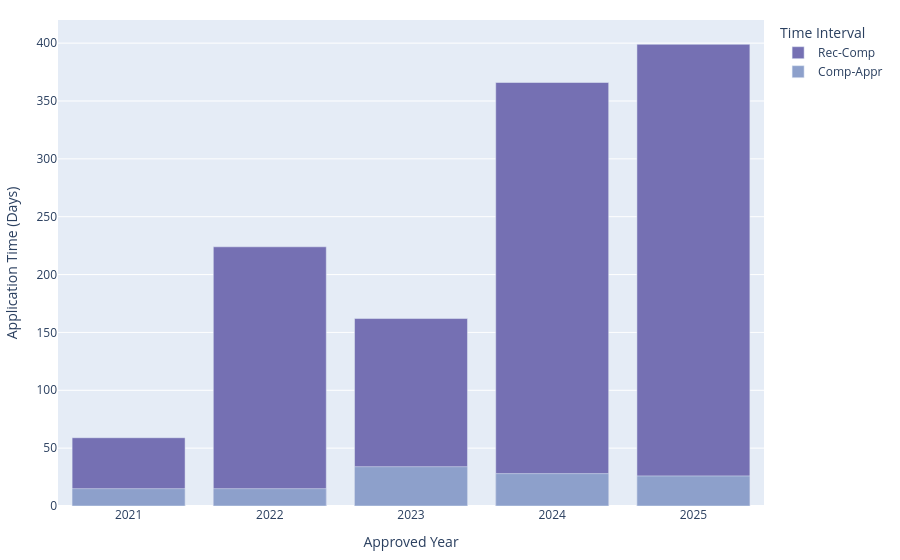

The notebook cell saved with this chart:
### Markdown cell above
## Solar Application Processing Times

Below is a graph showing median commercial and industrial solar application times in Santa Cruz County, divided by color into time from
application received until deemed complete by the utility (Rec-Comp) and from time application is complete until
permission to operate is issued (Comp-Appr).

### Code cell
fig = data_vis.application_time_bargraph(df_scci)
fig.show()

# Write figure
fig.write_image(os.path.join(data_dir, "SC_application_time.png"), scale=5)
fig.write_html(os.path.join(data_dir, "SC_application_time.html"),
               include_plotlyjs='cdn',
               full_html=False,
               config={"responsive": True}
)

### Figure 1 — Plotly figure (JSON) as saved in the notebook; plotly's stock layout.template omitted (floating-point values rounded to 4 significant figures)
{"data": [{"hovertext": ["Year: 2021<br> Received-Complete days: 59.0", "Year: 2022<br> Received-Complete days: 224.0", "Year: 2023<br> Received-Complete days: 162.0", "Year: 2024<br> Received-Complete days: 366.0", "Year: 2025<br> Received-Complete days: 399.0"], "marker": {"color": "rgb(117,112,179)"}, "name": "Rec-Comp", "offsetgroup": "0", "type": "bar", "x": [2021, 2022, 2023, 2024, 2025], "y": [59.0, 224.0, 162.0, 366.0, 399.0]}, {"hovertext": ["Year: 2021<br> Complete-Approved days: 15.0", "Year: 2022<br> Complete-Approved days: 15.0", "Year: 2023<br> Complete-Approved days: 34.0", "Year: 2024<br> Complete-Approved days: 28.0", "Year: 2025<br> Complete-Approved days: 26.0"], "marker": {"color": "rgb(141,160,203)"}, "name": "Comp-Appr", "offsetgroup": "0", "type": "bar", "x": [2021, 2022, 2023, 2024, 2025], "y": [15.0, 15.0, 34.0, 28.0, 26.0]}], "layout": {"autosize": true, "barmode": "group", "font": {"size": 12}, "legend": {"title": {"text": "Time Interval"}}, "margin": {"b": 20, "l": 40, "r": 20, "t": 20}, "xaxis": {"dtick": "Y", "range": ["2020-11-15", "2026-01-10"], "tickangle": 0, "title": {"text": "Approved Year"}}, "yaxis": {"title": {"text": "Application Time (Days)"}}}}
